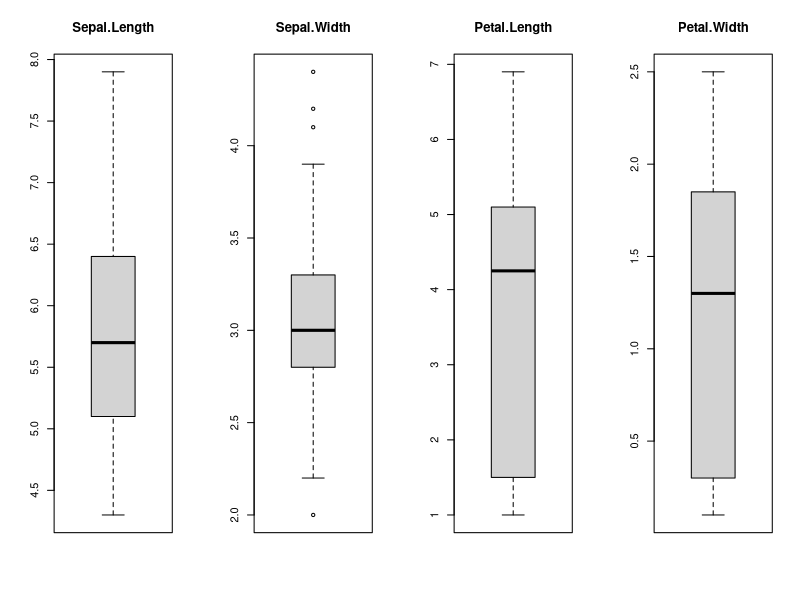

The R script that drew this image:
library(caret)
data(iris)

my.data <- iris
validation.index <- createDataPartition(my.data$Species,
					p = 0.8,
					list = FALSE)
validation <- my.data[-validation.index,]
dataset <- my.data[validation.index,]

# split input and output
x <- dataset[,1:4]
y <- dataset[,5]

par(mfrow=c(1,4))
for(i in 1:4) {
	boxplot(x[,i], main = names(iris)[i])
}
